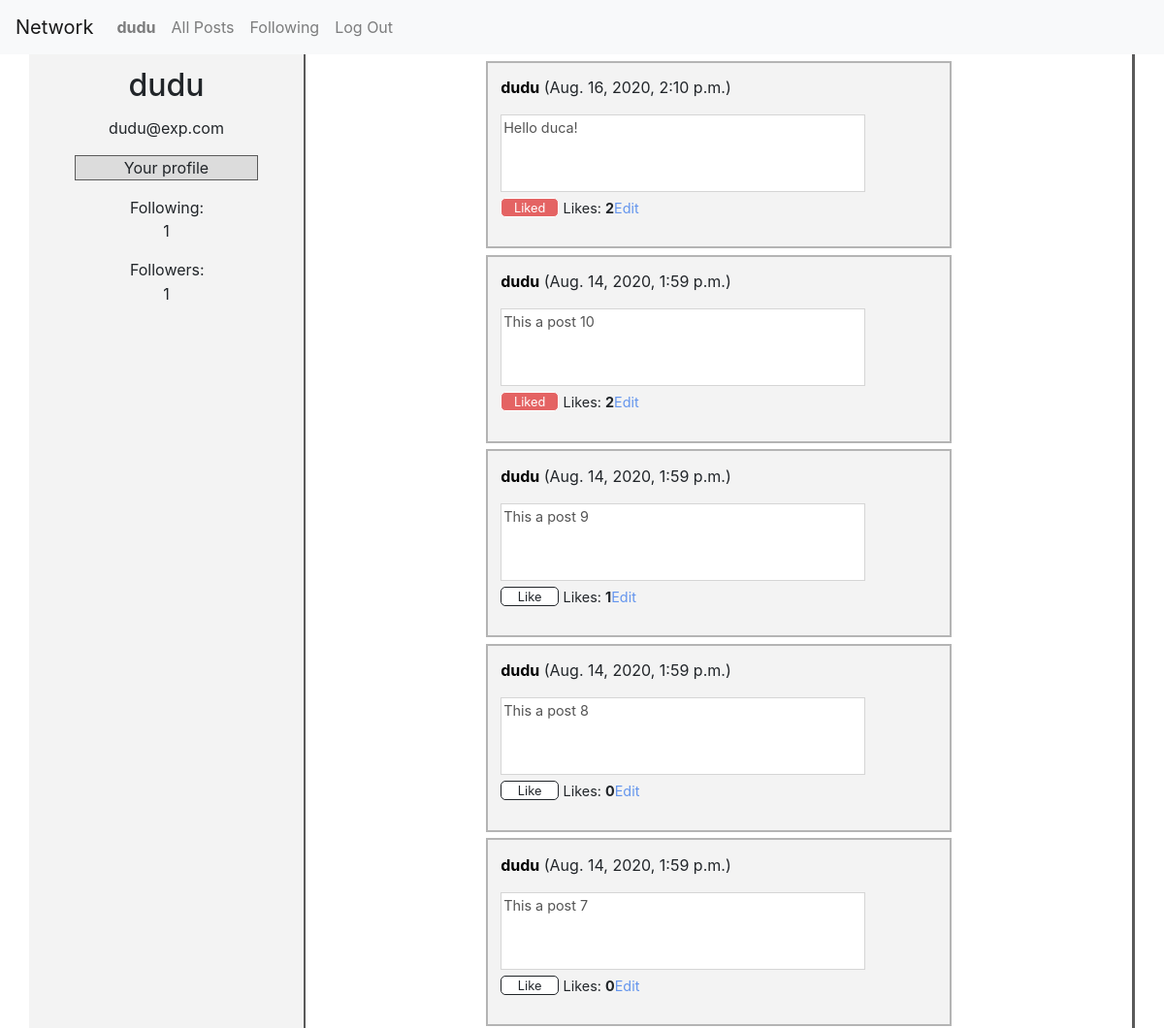
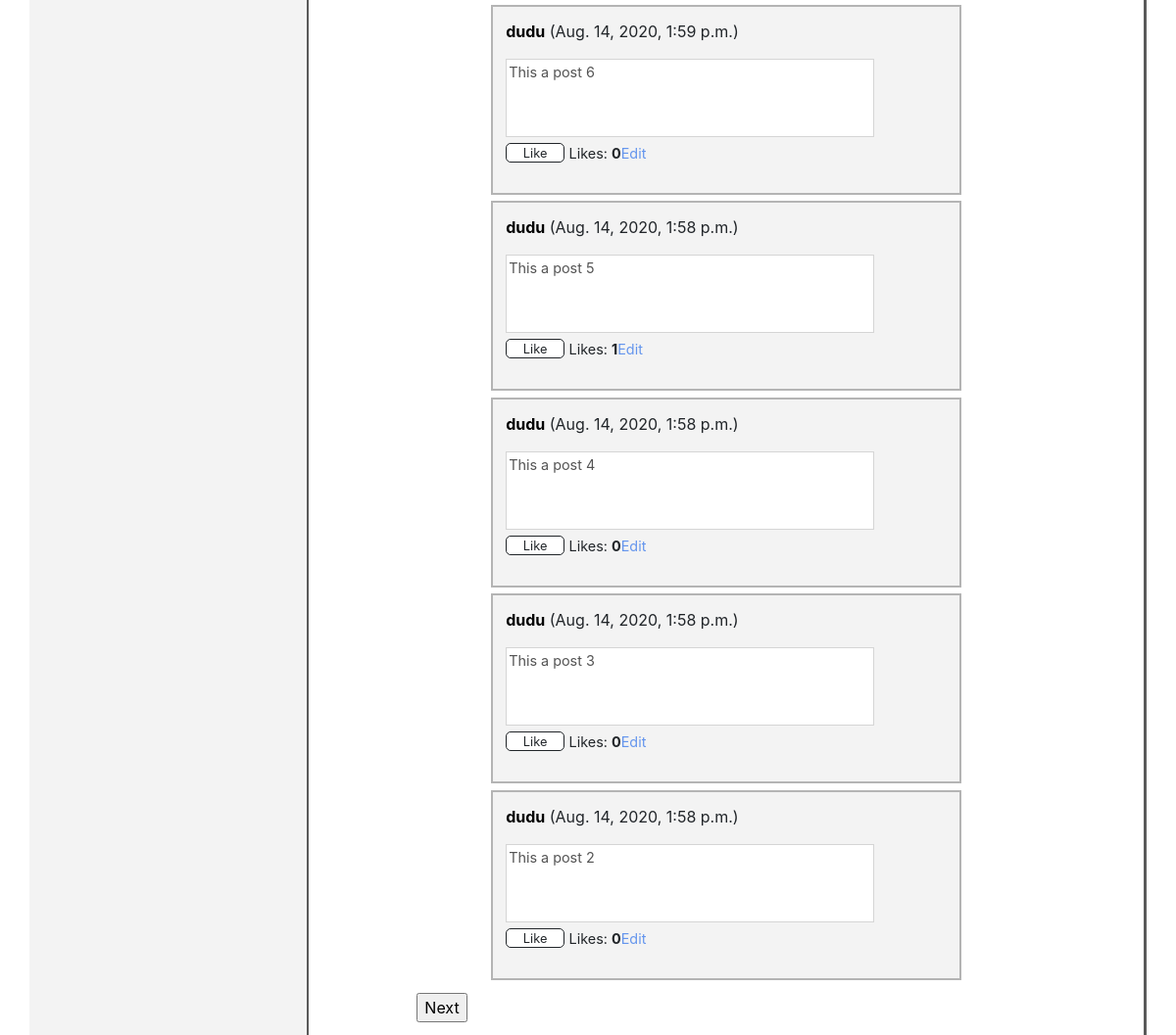
/user/1 (signed in), run on the app's committed database (2 pictures, top to bottom).
### network/models.py (models this page shows, shortened)
class User(AbstractUser):
    posts_owner = models.ManyToManyField(Post, blank=True, related_name='owner')
    likes_owner = models.ManyToManyField(Like, blank=True, related_name='owner')
    def __str__(self):
        return self.username

class Post(models.Model):
    post_content = models.TextField(max_length=512, blank=False)
    post_likes = models.ManyToManyField(Like, blank=True, related_name='Post')
    post_date = models.DateTimeField(default=timezone.now, verbose_name='date posted')
    class Meta:
        verbose_name = "Post"
        verbose_name_plural = "Posts"

### network/views.py (the view)
# urls.py: path("user/<int:user_id>", views.getUserPage, name='userPage'),
def getUserPage(request, user_id, start=0, end=10):
    user = getUser(request)
    user_page = getUserOfPage(user_id)
    i_follow = getIFollow(user, user_page)
    following = getFollowing(user_page)
    followers = getFollowers(user_page)
    posts = getPosts(request, user_page, start, end)
    my_page = getMyPage(user_page, user)
    number_of_following = getNumberFollowing(following)
    number_of_followers = getNumberFollowers(followers)
    loadPlus = getLoadPlusForUser(end, user_page)
    loadMinus = getLoadMinus(start)
    start += 10
    return render(request, "network/userPage.html", {
        "user_page": user_page,
        "posts": posts,
        "following": following,
        "followers": followers,
        "number_of_following": number_of_following,
        "number_of_followers": number_of_followers,
        "i_follow": i_follow,
        "my_page": my_page,
        "loadPlus": loadPlus,
        "loadMinus": loadMinus,
        "start": start
    })

### network/views.py (called while the page is built)
def getUser(request):
    user = request.user
    return user

def getUserOfPage(user_id):
    user_page = User.objects.get(pk=user_id)
    return user_page

def getIFollow(user, user_page):
    user_following = Following.objects.filter(user=user_page, following=user).first()
    if user_following == None:
        return False
    else:
        return True

def getFollowing(user_page):
    following = Following.objects.filter(following=user_page)
    return following

def getFollowers(user_page):
    followers = Following.objects.filter(user=user_page)
    return followers

def getMyPage(user_page, user):
    if user_page == user:
        return True
    return False

def getPosts(request, user_page, start, end):
    posts = Post.objects.filter(owner=user_page).order_by('pk').reverse()[start:end]
    posts = checkPosts(request, posts)
    return posts

def getNumberFollowing(following):
    return len(following)

def getNumberFollowers(followers):
    return len(followers)

def getLoadPlusForUser(end, user_page):
    numberOfPosts = len(Post.objects.filter(owner=user_page))
    if numberOfPosts - end >= 10:
        return True
    return False

def checkPosts(request, posts):
    posts_info = getInfo_of_posts(request, posts)
    return posts_info

def getInfo_of_posts(request, posts):
    posts_info = []
    user = request.user
    for post in posts:
        post_line = getPostLine(user, post)
        posts_info.append(post_line)
    return posts_info

def getPostLine(user, post):
    post_line = {}
    is_liked = getIsLiked(user, post)
    owner = getOwner(post)
    is_owner = getIsOwner(owner, user)
    numberOfLikes = getNumberOfLikes(post)
    post_line['post'] = post
    post_line['owner']= owner
    post_line['is_liked'] =  is_liked
    post_line['number_of_likes'] = numberOfLikes
    post_line['is_owner'] = is_owner
    return post_line

def getIsLiked(user, post):
    if(user.is_anonymous):
        return False
    else:
        likes = Like.objects.filter(owner=user, Post=post)
        if(len(likes) > 0):
            return True

def getIsOwner(owner, user):
    if owner == user:
        return True
    return False

def getOwner(post):
    owner = User.objects.filter(posts_owner=post).first()
    return owner

def getNumberOfLikes(post):
    numberOfLikes = len(Like.objects.filter(Post=post))
    return numberOfLikes

def getLoadMinus(start):
    if(start>=10):
        return True
    return False

### network/templates/network/userPage.html (shortened to what this page needs)
{% extends "network/layout.html" %}
{% load static %}
{% block body %}
<div class="container">
    <div class="row">
      <div class="col-sm-3" id="left-bar-user">
        <h2 class="user-text-page">{{ user_page }}</h2>
        <p class="user-text-page">{{ user_page.email }}</p>
        {% if my_page %}
        <p id="profile"  class="user-text-page" ><div class="link-follow">Your profile</div></p>
        {% elif i_follow %}
        <p class="user-text-page" ><div data-id="{{ user_page }}" class="link-following" onclick="followButton(this)">Stop following</div></p>
        {% else %}
        <p class="user-text-page" ><div data-id="{{ user_page }}" class="link-follow" onclick="followButton(this)">Follow</div></p>
        {% endif %}
        <div id="following-followers-div">
        <p class="following-followers" >Following: <p id="following">{{ number_of_following }}</p></p>
        <p class="following-followers" >Followers: <p id="followers">{{ number_of_followers }}</p></p>
        </div>
      </div>
      <div class="col-sm-9" id="right-bar-user">
        <div id="grand-post">
          {% for post in posts  %}
            <div id="div-{{ post.post.pk }}" class="list-posts">
              <p id="post-owner"><strong><a class="link-user" href="{% url 'userPage' post.owner.pk %}">{{ post.owner }}</a></strong> ({{ post.post.post_date }})</p>
              <textarea  id="textarea-{{ post.post.pk }}" class="post-content" disabled >{{ post.post.post_content }}</textarea>
              <div class="div-for-likes">
                  {% if post.is_liked and user.is_authenticated %}
                      <div onclick="likeButton(this)" value="close" id="{{ post.post.pk }}" class="like-button-close">Liked</div>
                  {% elif not post.is_liked and user.is_authenticated%}
                      <div onclick="likeButton(this)" value="open" id="{{ post.post.pk }}" class="like-button-open" >Like</div>
                  {% endif %}
                  <p class="p-like">Likes: <strong id="likes-{{ post.post.pk }}">{{ post.number_of_likes }}</strong></p>
                  {% if post.owner == request.user %}
                  <div id="edit-{{ post.post.pk }}" data-post="{{ post.post.pk }}" onclick="editPost(this)" class="div-link-to-edit"><p class="link-to-edit" >Edit</p></div>
                  {% endif %}
                </div>
            </div>
          {% endfor %}
          {% if loadPlus %}
          <form action="{% url 'show10Posts' 'up' 'userPage' user_page.pk %}" method="POST">
              <input type="submit" value="Next" id="load-posts-button">
          </form>
          {% endif %}
      </div>
    </div>
  </div>
{% endblock body %}

### network/templates/network/layout.html (shortened to what this page needs)
{% load static %}
<!DOCTYPE html>
<html lang="en">
    <head>
        <link rel="stylesheet" href="https://stackpath.bootstrapcdn.com/bootstrap/4.4.1/css/bootstrap.min.css">
        <link href="{% static 'network/styleCSS.css' %}" rel="stylesheet">
    </head>
    <body>
        <nav class="navbar navbar-expand-lg navbar-light bg-light">
            <a class="navbar-brand" href="#">Network</a>
            <div>
              <ul class="navbar-nav mr-auto">
                {% if user.is_authenticated %}
                    <li class="nav-item">
                        <a class="nav-link" href="{% url 'userPage' user.pk  %}"><strong>{{ user.username }}</strong></a>
                    </li>
                {% endif %}
                <li class="nav-item">
                  <a class="nav-link" href="{% url 'index' %}">All Posts</a>
                </li>
                {% if user.is_authenticated %}
                    <li class="nav-item">
                        <a class="nav-link" href="{% url 'followingPage' %}">Following</a>
                    </li>
                    <li class="nav-item">
                        <a class="nav-link" href="{% url 'logout' %}">Log Out</a>
                    </li>
                {% endif %}
              </ul>
            </div>
          </nav>
        <div class="body">
            {% block body %}
            {% endblock %}
        </div>
    </body>
</html>

### network/static/network/styleCSS.css (style rules this page uses)
.list-posts { width: 60vh; height: fit-content; background-color: rgb(243, 243, 243); margin: 0 auto; margin-top: 1%; border-style: solid; border-color: rgb(180, 180, 180); border-width: 2px; padding: 2%; }
#grand-post { display: block; margin-left: 10%; margin-right: 10%; width: 80%; }
.post-content:disabled { resize: none; background-color: white; width: 47vh; height: 10vh; font-size: 90%; }
.like-button-open { border-radius: 5px; border-style: solid; border-width: 1px; width: 60px; height: 20px; outline: none; font-size: 80%; background-color: white; user-select: none; text-align: center; }
.like-button-close { border-radius: 5px; border-style: solid; border-width: 1px; width: 60px; height: 20px; outline: none; font-size: 80%; background-color: rgb(228, 99, 99); color: white; user-select: none; text-align: center; }
.div-for-likes { display: flex; }
.p-like { font-size: 90%; padding-left: 1%; }
#load-posts-button { margin: 2%; }
.link-user { color: black; text-decoration: none; }
#left-bar-user { background-color: rgb(243, 243, 243); border-right: rgb(90, 90, 90); border-right-width: 2px; border-right-style: solid; }
#right-bar-user { border-right: rgb(90, 90, 90); border-right-style: solid; height: 100%; }
.user-text-page { text-align: center; margin-top: 5%; }
.link-follow, .link-following { margin: 0 auto; text-align: center; background-color: rgb(220, 220, 220); width: 75%; border-style: solid; border-color: rgb(90, 90, 90); border-width: 1px; user-select: none; }
#following-followers-div { margin: 0 auto; width: fit-content; height: 30%; }
.following-followers { margin-left: 1%; margin-bottom: 0px; }
#following, #followers { text-align: center; margin: 1%; }
.link-to-edit { font-size: 90%; margin: 0; color: cornflowerblue; }
.div-link-to-edit { width: fit-content; user-select: none; }

### data on the page
User: username "dudu", email "dudu@exp.com"
Post: owner "dudu", post.post_date "Aug. 16, 2020, 2:10 p.m.", post.pk "Hello duca!", number_of_likes "2"
Post: owner "dudu", post.post_date "Aug. 14, 2020, 1:59 p.m.", post.pk "This a post 10", number_of_likes "2"
Post: owner "dudu", post.post_date "Aug. 14, 2020, 1:59 p.m.", post.pk "This a post 9", number_of_likes "1"
Post: owner "dudu", post.post_date "Aug. 14, 2020, 1:59 p.m.", post.pk "This a post 8", number_of_likes "0"
Post: owner "dudu", post.post_date "Aug. 14, 2020, 1:59 p.m.", post.pk "This a post 7", number_of_likes "0"
Post: owner "dudu", post.post_date "Aug. 14, 2020, 1:59 p.m.", post.pk "This a post 6", number_of_likes "0"
Post: owner "dudu", post.post_date "Aug. 14, 2020, 1:58 p.m.", post.pk "This a post 5", number_of_likes "1"
Post: owner "dudu", post.post_date "Aug. 14, 2020, 1:58 p.m.", post.pk "This a post 4", number_of_likes "0"
Post: owner "dudu", post.post_date "Aug. 14, 2020, 1:58 p.m.", post.pk "This a post 3", number_of_likes "0"
Post: owner "dudu", post.post_date "Aug. 14, 2020, 1:58 p.m.", post.pk "This a post 2", number_of_likes "0"

### other printed values
{{ number_of_following }} "1"
{{ number_of_followers }} "1"
